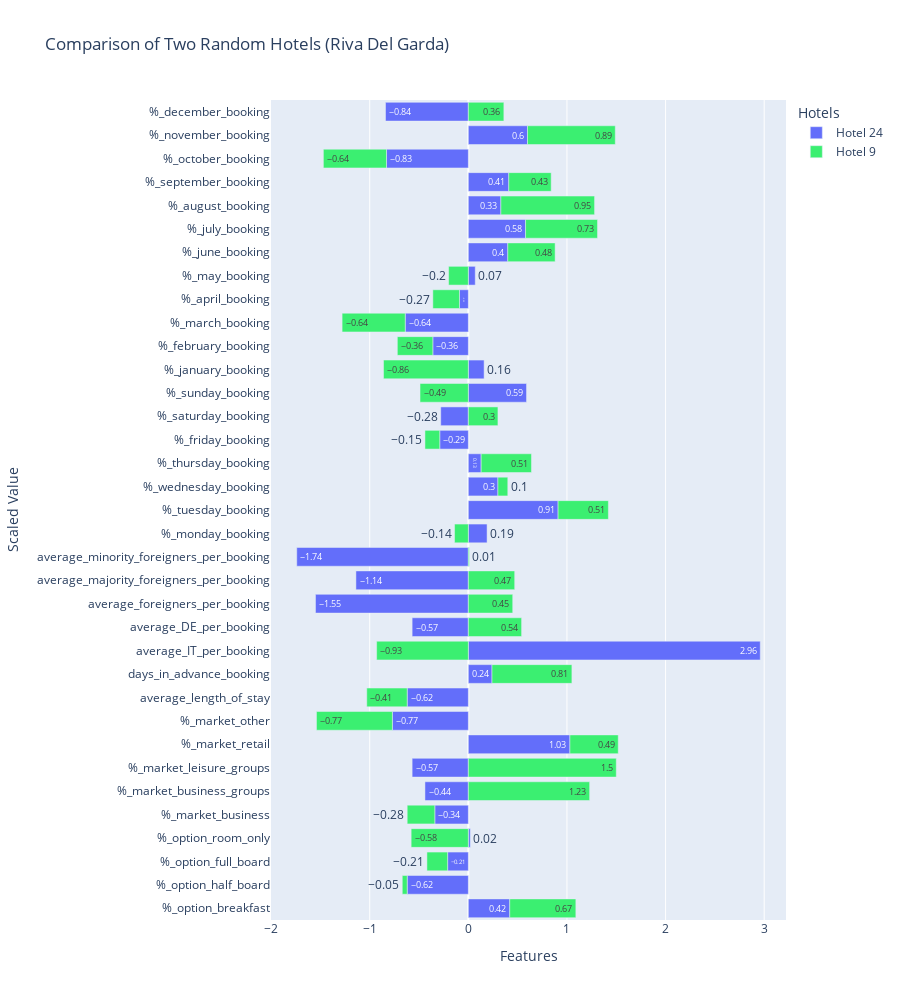

Here is the notebook cell this chart was saved with:
### Code cell
comparison_df = pd.concat([hotel1, hotel2], axis=1).round(2)
comparison_df.columns = ['Hotel 24', 'Hotel 9']
fig = px.bar(comparison_df, text_auto=True,
             labels={'value': 'Scaled Value', 'variable': 'Hotels'},
             title='Comparison of Two Random Hotels (Riva Del Garda)',
             color_discrete_sequence=['#636EFA', "#3BEF71"], orientation='h')
fig.update_layout(height=1000, xaxis_title='Features', yaxis_title='Scaled Value')
fig.show()
fig.write_image(f'{output_folder}/comparison_hotels_example.png')

### Figure 1 — Plotly figure (JSON) as saved in the notebook; plotly's stock layout.template omitted (floating-point values rounded to 4 significant figures)
{"data": [{"hovertemplate": "Hotels=Hotel 24<br>Scaled Value=%{x}<br>index=%{y}<extra></extra>", "legendgroup": "Hotel 24", "marker": {"color": "#636EFA", "pattern": {"shape": ""}}, "name": "Hotel 24", "orientation": "h", "showlegend": true, "textposition": "auto", "texttemplate": "%{x}", "type": "bar", "x": [0.42, -0.62, -0.21, 0.02, -0.34, -0.44, -0.57, 1.03, -0.77, -0.62, 0.24, 2.96, -0.57, -1.55, -1.14, -1.74, 0.19, 0.91, 0.3, 0.13, -0.29, -0.28, 0.59, 0.16, -0.36, -0.64, -0.09, 0.07, 0.4, 0.58, 0.33, 0.41, -0.83, 0.6, -0.84], "xaxis": "x", "y": ["%_option_breakfast", "%_option_half_board", "%_option_full_board", "%_option_room_only", "%_market_business", "%_market_business_groups", "%_market_leisure_groups", "%_market_retail", "%_market_other", "average_length_of_stay", "days_in_advance_booking", "average_IT_per_booking", "average_DE_per_booking", "average_foreigners_per_booking", "average_majority_foreigners_per_booking", "average_minority_foreigners_per_booking", "%_monday_booking", "%_tuesday_booking", "%_wednesday_booking", "%_thursday_booking", "%_friday_booking", "%_saturday_booking", "%_sunday_booking", "%_january_booking", "%_february_booking", "%_march_booking", "%_april_booking", "%_may_booking", "%_june_booking", "%_july_booking", "%_august_booking", "%_september_booking", "%_october_booking", "%_november_booking", "%_december_booking"], "yaxis": "y"}, {"hovertemplate": "Hotels=Hotel 9<br>Scaled Value=%{x}<br>index=%{y}<extra></extra>", "legendgroup": "Hotel 9", "marker": {"color": "#3BEF71", "pattern": {"shape": ""}}, "name": "Hotel 9", "orientation": "h", "showlegend": true, "textposition": "auto", "texttemplate": "%{x}", "type": "bar", "x": [0.67, -0.05, -0.21, -0.58, -0.28, 1.23, 1.5, 0.49, -0.77, -0.41, 0.81, -0.93, 0.54, 0.45, 0.47, 0.01, -0.14, 0.51, 0.1, 0.51, -0.15, 0.3, -0.49, -0.86, -0.36, -0.64, -0.27, -0.2, 0.48, 0.73, 0.95, 0.43, -0.64, 0.89, 0.36], "xaxis": "x", "y": ["%_option_breakfast", "%_option_half_board", "%_option_full_board", "%_option_room_only", "%_market_business", "%_market_business_groups", "%_market_leisure_groups", "%_market_retail", "%_market_other", "average_length_of_stay", "days_in_advance_booking", "average_IT_per_booking", "average_DE_per_booking", "average_foreigners_per_booking", "average_majority_foreigners_per_booking", "average_minority_foreigners_per_booking", "%_monday_booking", "%_tuesday_booking", "%_wednesday_booking", "%_thursday_booking", "%_friday_booking", "%_saturday_booking", "%_sunday_booking", "%_january_booking", "%_february_booking", "%_march_booking", "%_april_booking", "%_may_booking", "%_june_booking", "%_july_booking", "%_august_booking", "%_september_booking", "%_october_booking", "%_november_booking", "%_december_booking"], "yaxis": "y"}], "layout": {"barmode": "relative", "height": 1000, "legend": {"title": {"text": "Hotels"}, "tracegroupgap": 0}, "title": {"text": "Comparison of Two Random Hotels (Riva Del Garda)"}, "xaxis": {"anchor": "y", "domain": [0, 1], "title": {"text": "Features"}}, "yaxis": {"anchor": "x", "domain": [0, 1], "title": {"text": "Scaled Value"}}}}
